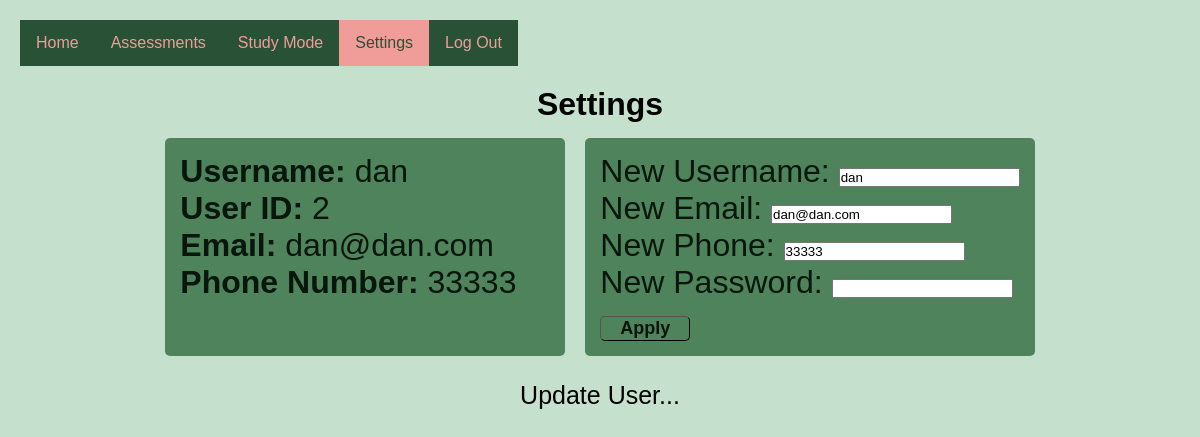
The app's page /Homepage/Settings (signed in), older data.
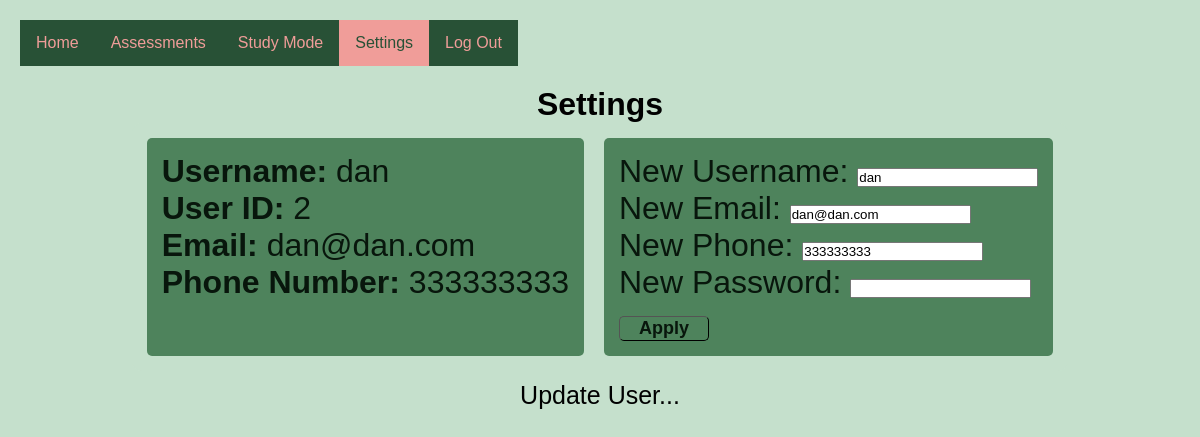
The same page, newer data.
### app.py (models this page shows, shortened)
class  UserCredentials(db.Model):
    user_ID = db.Column(db.Integer, primary_key=True)
    user_Name = db.Column(db.String(50),nullable=False)
    user_Email = db.Column(db.String(60), nullable=False, unique=True)
    user_Phone = db.Column(db.Integer, unique=True)
    pass_salt = db.Column(db.Integer, nullable=False, unique=True)
    pass_hash = db.Column(db.String, nullable=False)
    date_added = db.Column(db.DateTime, default=datetime.utcnow)
    assignments = db.relationship('Assignments', backref='userCred', lazy=True)

### app.py (the view)
@app.route('/Homepage/Settings', methods=['POST', 'GET'])
def settings():
    new_username = None
    new_email = None
    new_phone = None
    new_password = None
    user_ID = None
    salt = None
    id = None
    if session.get('username'):
        user = UserCredentials.query.filter_by(user_Name=session['username']).first()
        id = user.user_ID
        salt = user.pass_salt
        name_to_update = UserCredentials.query.get_or_404(id)
        form = SettingForm()
        if form.validate_on_submit():
            if not form.new_username.data:
                flash("Error: New username cannot be empty")
            elif form.new_username.data != user.user_Name and UserCredentials.query.filter_by(user_Name=form.new_username.data).first():
                flash("Error: New username is already taken.")
            elif not form.new_email.data:
                flash("Error: New email cannot be empty")
            elif form.new_email.data != user.user_Email and UserCredentials.query.filter_by(user_Email=form.new_email.data).first():
                flash("Error: New email is already taken.")
            elif form.new_phone.data and (not form.new_phone.data.isdigit()):
                flash("Error: New phone number cannot be empty and must contain non-numeric characters.")
            elif form.new_phone.data != user.user_Phone and UserCredentials.query.filter_by(user_Phone=form.new_phone.data).first():
                flash("Error: New phone number is already taken.")
            else:
                name_to_update.user_Name = form.new_username.data
                name_to_update.user_Email = form.new_email.data
                name_to_update.user_Phone = form.new_phone.data
                name_to_update.pass_hash = generateHash(form.new_password.data, salt)
                flash(generateHash(form.new_password.data, salt))
            try:
                db.session.commit()
                flash("User Information Updated Successfully!")
                name_to_update = UserCredentials.query.get_or_404(id)
                print(f"Session username: {session.get('username')}")
                print(f"User ID: {id}")
                return render_template("settings.html",
                        form=form,
                        name_to_update = name_to_update, id=id)
            except:
                flash("Error! There was an error updating your information. Please try again!")
                return render_template("settings.html",
                        form=form,
                        name_to_update = name_to_update, id=id)
        else:
            flash("Update User...")
            name_to_update = UserCredentials.query.get_or_404(id)
            print('form.errors: ', form.errors)
            print(f"Session username: {session.get('username')}")
            print(f"User ID: {id}")
            new_username = form.new_username.data
            form.new_username.data = ''
            new_email = form.new_email.data
            form.new_email.data = ''
            new_phone = form.new_phone.data
            form.new_phone.data = ''
            new_password = form.new_password.data
            form.new_password.data = ''
            return render_template("settings.html",
                            form=form,
                            name_to_update = name_to_update,
                            id = id)
    else:
        return redirect(url_for('log_in'))

### app.py
class SettingForm(FlaskForm):
    new_phone = TelField("New Phone: ")
    new_username = StringField("New Username:", validators=[data_required()])
    new_email = EmailField("New Email: ", validators=[data_required()])
    new_password = StringField("New Password: ", validators=[data_required(), validatePassword])
    submit = SubmitField("Apply")

### templates/settings.html (shortened to what this page needs)
{% extends 'base_homepage.html' %}
{% block head %}
  <link rel="stylesheet" href="{{ url_for('static', filename='css/create_assessment.css') }}">
{% endblock %}
{% block body %}
<div class="navbar-body">
  <div class="left">
      <div class="navbar">
          <ul>
              <li><a href="{{ url_for('homepage') }}">Home</a></li>
              <li><a href="{{ url_for('assignment_dash') }}">Assessments</a></li>
              <li><a href="{{ url_for('study_mode') }}">Study Mode</a></li>
              <li><a class="active" href="{{ url_for('settings') }}">Settings</a></li>
              <li><a href="{{ url_for('log_out') }}">Log Out</a></li>
          </ul>
      </div>
  </div>
</div>
<div class="container-body">
  <h1>Settings</h1>
  <div class="container">
    <div class="box2-container">
      <div class="box2">
        <div class="header">
          <span class="label">Username: </span>
          <span class="value">{{ name_to_update.user_Name }}</span>
        </div>
        <div class="header">
          <span class="label">User ID: </span>
          <span class="value">{{ name_to_update.user_ID }}</span>
        </div>
        <div class="header">
          <span class="label">Email: </span>
          <span class="value">{{ name_to_update.user_Email }}</span>
        </div>
        <div class="header">
          <span class="label">Phone Number: </span>
          <span class="value">{{ name_to_update.user_Phone }}</span>
        </div>
      </div>
      <div class="box2">
        <form action="/Homepage/Settings" method="POST">
          <div class="form">
            <span class="value">{{ form.new_username.label}}</span>
            <span class="value">{{ form.new_username(class="form-control", value=name_to_update.user_Name) }}</br></span>
          </div>
          <div class="form">
            <span class="value">{{ form.new_email.label}}</span>
            <span class="value">{{ form.new_email(class="form-control", value=name_to_update.user_Email)}}</br></span>
          </div>
          <div class="form">
            <span class="value">{{ form.new_phone.label}}</span>
            <span class="value">{{ form.new_phone(class="form-control", value=name_to_update.user_Phone)}}</br></span>
          </div>
          <div class="form">
            <span class="value">{{ form.new_password.label}}</span>
            <span class="value">{{ form.new_password(type="password")}}</br></span>
          </div>
          <div class="spacer"></div>
          {{ form.submit(id="submitButton") }}
        </form>
      </div>
    </div>
  </div>
  </div>
{% for message in get_flashed_messages() %}
<div class="alert" role="alert" style="color: black; font-size: 25px;">{{ message }}</div>
{% endfor %}
{% endblock %}

### templates/base_homepage.html (shortened to what this page needs)
<!DOCTYPE html>
<html lang="en">
<head>
    <link rel="stylesheet" href="{{ url_for('static', filename='css/style.css') }}">
    {% block head %}{% endblock %}
</head>
<body {% block body_attrs %}{% endblock %}>
    {% block body %}{% endblock %}
</body>
</html>

### static/css/style.css (style rules this page uses)
.navbar-body { width: 100%; position: sticky; display: flex; }
.navbar { margin: auto; left: 0px; top: 0; position: sticky; }
ul { list-style-type: none; margin: 0; padding: 0; overflow: hidden; width: max-content; }
li { float: left; }
li a { display: block; text-align: center; background-color: #285136; color: #f09d99; padding: 14px 16px; text-decoration: none; }
.active { color: #285136; background-color: #f09d99; }
:root { --primary-clr: #235c32; }
* { margin: 0; padding: 0; box-sizing: border-box; font-family: 'Figtree', sans-serif; }
body { min-height: 100vh; align-items: center; justify-content: center; background-color: #e9f7ec; }
.container-body { align-items: center; justify-content: center; display: flex; position: fixed; padding: 0px; width: 100%; height: auto; }
.container { width: 1310px; max-width: 1400px; height: auto; max-height: 630px; padding: 5px; color: #e9f7ec; display: flex; border-radius: 10px; background-color: #235c32; }
.left { width: 60%; padding: 20px; }
.alert { position: relative; text-align: center; color: black; font-size: 25px; margin: 10px; }

### static/css/create_assessment.css (style rules this page uses)
body { background-color: #c5e0cc; }
h1 { text-align: center; }
.spacer { padding-bottom: 15px; }
#submitButton { width: 90px; height: 25px; border-radius: 5px; font-size: 18px; font-weight: 600; color: #08160c; border-width: 1px; text-align: center; background-color: #4e835c; }
.header { font-size: 2rem; font-weight: 500; color: #08160c; }
.label { font-weight: bold; }
.value { font-weight: lighter; }
.form { font-size: 2rem; font-weight: 500; color: #08160c; }
.box2-container { display: flex; flex-direction: row; width: 100%; }
.box2 { width: auto; min-width: 400px; height: auto; min-height: 180px; text-align: left; background-color: #4e835c; border-radius: 5px; display: flex; flex-direction: column; flex-wrap: wrap; padding: 15px; margin: 10px; }
.container-body { display: flex; flex-direction: column; flex-wrap: wrap; position: relative; justify-content: space-between; width: 100%; height: auto; background-color: #c5e0cc; }
.container { width: auto; min-width: 50%; height: auto; max-height: 630px; display: flex; flex-direction: column; flex-wrap: wrap; background-color: #c5e0cc; }
.left { width: 50%; padding: 20px; }
.alert { position: relative; text-align: center; color: black; font-size: 25px; }

Row changes from the older to the newer data that the page shows:
changed UserCredentials "dan": user_Phone "33333" → "333333333"
Text that changed along with them:
form field new_phone: "33333" → "333333333"
